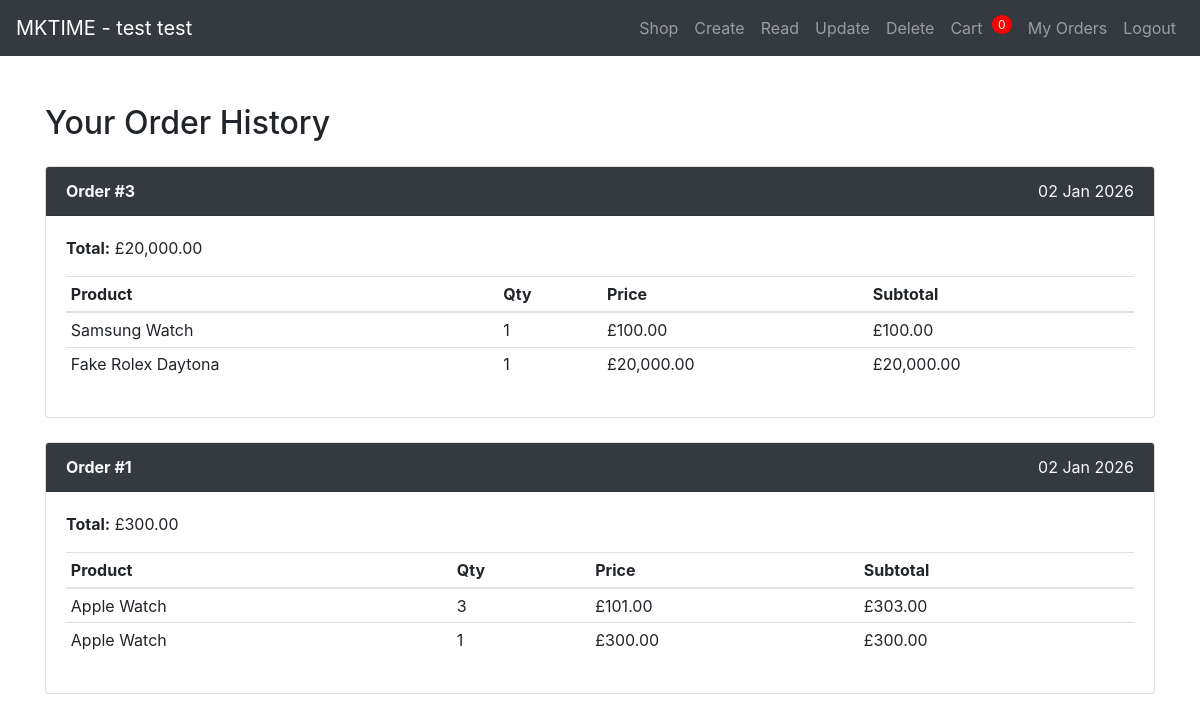
/Portfolio/order_history.php (signed in), run on the app's committed database.
### tables this page shows
CREATE TABLE `orders` (
  `order_id` int(10) UNSIGNED NOT NULL,
  `user_id` int(10) UNSIGNED DEFAULT NULL,
  `total` decimal(8,2) NOT NULL,
  `order_date` datetime NOT NULL,
  `first_name` varchar(50) DEFAULT NULL,
  `last_name` varchar(50) DEFAULT NULL,
  `email` varchar(100) DEFAULT NULL,
  `shipping_address` varchar(255) DEFAULT NULL,
  `home_address` varchar(255) DEFAULT NULL,
  `postcode` varchar(20) DEFAULT NULL
);

CREATE TABLE `order_contents` (
  `content_id` int(10) UNSIGNED NOT NULL,
  `order_id` int(10) UNSIGNED NOT NULL,
  `item_id` int(10) UNSIGNED NOT NULL,
  `quantity` int(10) UNSIGNED NOT NULL DEFAULT 1,
  `price` decimal(8,2) NOT NULL
);

CREATE TABLE `products` (
  `item_id` int(10) UNSIGNED NOT NULL,
  `item_name` varchar(100) NOT NULL,
  `item_desc` varchar(255) NOT NULL,
  `item_img` varchar(255) NOT NULL,
  `item_price` decimal(8,2) NOT NULL
);

### Portfolio/order_history.php (the view, shortened to what this page needs)
<?php
include('includes/nav.php');
require('connect_db.php');
$user_id = (int) $_SESSION['user_id'];
?>
<div class="container mt-5">
  <h2 class="mb-4">Your Order History</h2>
<?php
$stmt = $link->prepare(
    "SELECT order_id, total, order_date
     FROM orders
     WHERE user_id = ?
     ORDER BY order_date DESC"
);
$stmt->bind_param("i", $user_id);
$stmt->execute();
$result = $stmt->get_result();
while ($order = $result->fetch_assoc()):
?>
  <div class="card mb-4">
    <div class="card-header bg-dark text-light">
      <strong>Order #<?= $order['order_id']; ?></strong>
      <span class="float-right">
        <?= date('d M Y', strtotime($order['order_date'])); ?>
      </span>
    </div>
    <div class="card-body">
      <p><strong>Total:</strong> £<?= number_format($order['total'], 2); ?></p>
      <table class="table table-sm">
        <thead>
          <tr>
            <th>Product</th>
            <th>Qty</th>
            <th>Price</th>
            <th>Subtotal</th>
          </tr>
        </thead>
        <tbody>
<?php
$item_stmt = $link->prepare(
    "SELECT p.item_name, oc.quantity, oc.price
     FROM order_contents oc
     JOIN products p ON p.item_id = oc.item_id
     WHERE oc.order_id = ?"
);
$item_stmt->bind_param("i", $order['order_id']);
$item_stmt->execute();
$items = $item_stmt->get_result();
while ($item = $items->fetch_assoc()):
  $subtotal = $item['quantity'] * $item['price'];
?>
          <tr>
            <td><?= htmlspecialchars($item['item_name']); ?></td>
            <td><?= $item['quantity']; ?></td>
            <td>£<?= number_format($item['price'], 2); ?></td>
            <td>£<?= number_format($subtotal, 2); ?></td>
          </tr>
<?php endwhile; ?>
        </tbody>
      </table>
    </div>
  </div>
<?php
endwhile;
?>
</div>

### Portfolio/includes/nav.php (shortened to what this page needs)
<?php
$user_name = '';
if (!empty($_SESSION['first_name']) && !empty($_SESSION['last_name'])) {
    $user_name = $_SESSION['first_name'] . ' ' . $_SESSION['last_name'];
}
$cart_count = 0;
?>
<!DOCTYPE html>
<html lang="en">
<head>
  <link rel="stylesheet"
    href="https://cdn.jsdelivr.net/npm/bootstrap@4.6.2/dist/css/bootstrap.min.css"
>
</head>
<body>
<nav class="navbar navbar-expand-lg navbar-dark bg-dark">
  <a class="navbar-brand" href="products.php">
    MKTIME
    <?php if ($user_name != ''): ?>
      - <?php echo htmlspecialchars($user_name); ?>
    <?php endif; ?>
  </a>
  <div class="collapse navbar-collapse" id="navbarNav">
    <ul class="navbar-nav ml-auto">
      <li class="nav-item">
        <a class="nav-link" href="products.php">Shop</a>
      </li>
      <?php if (!empty($_SESSION['user_id'])): ?>
            <li class="nav-item"><a class="nav-link" href="create.php">Create</a></li>
            <li class="nav-item"><a class="nav-link" href="read.php">Read</a></li>
            <li class="nav-item"><a class="nav-link" href="update.php">Update</a></li>
            <li class="nav-item"><a class="nav-link" href="delete.php">Delete</a></li>
        <li class="nav-item">
          <a class="nav-link" href="cart.php">
            Cart <span class="cart-badge"><?php echo $cart_count; ?></span>
          </a>
        </li>
        <li class="nav-item">
          <a class="nav-link" href="order_history.php">My Orders</a>
        </li>
        <li class="nav-item">
          <a class="nav-link" href="logout.php">Logout</a>
        </li>
      <?php endif; ?>
    </ul>
  </div>
</nav>

### Portfolio/includes/nav.php (style rules this page uses)
.cart-badge { background: red; color: white; border-radius: 50%; padding: 2px 6px; font-size: 12px; vertical-align: top; margin-left: 5px; }

### data on the page
orders: order_id "3", order_date "02 Jan 2026", total "20,000.00"
order_contents: item.item_name "Samsung Watch", quantity "1", price "100.00"
order_contents: item.item_name "Fake Rolex Daytona", quantity "1", price "20,000.00", subtotal "20,000.00"
orders: order_id "1", order_date "02 Jan 2026", total "300.00"
order_contents: item.item_name "Apple Watch", quantity "3", price "101.00", subtotal "303.00"
order_contents: item.item_name "Apple Watch", quantity "1", price "300.00"

### other printed values
$user_name "test test"
$cart_count "0"
